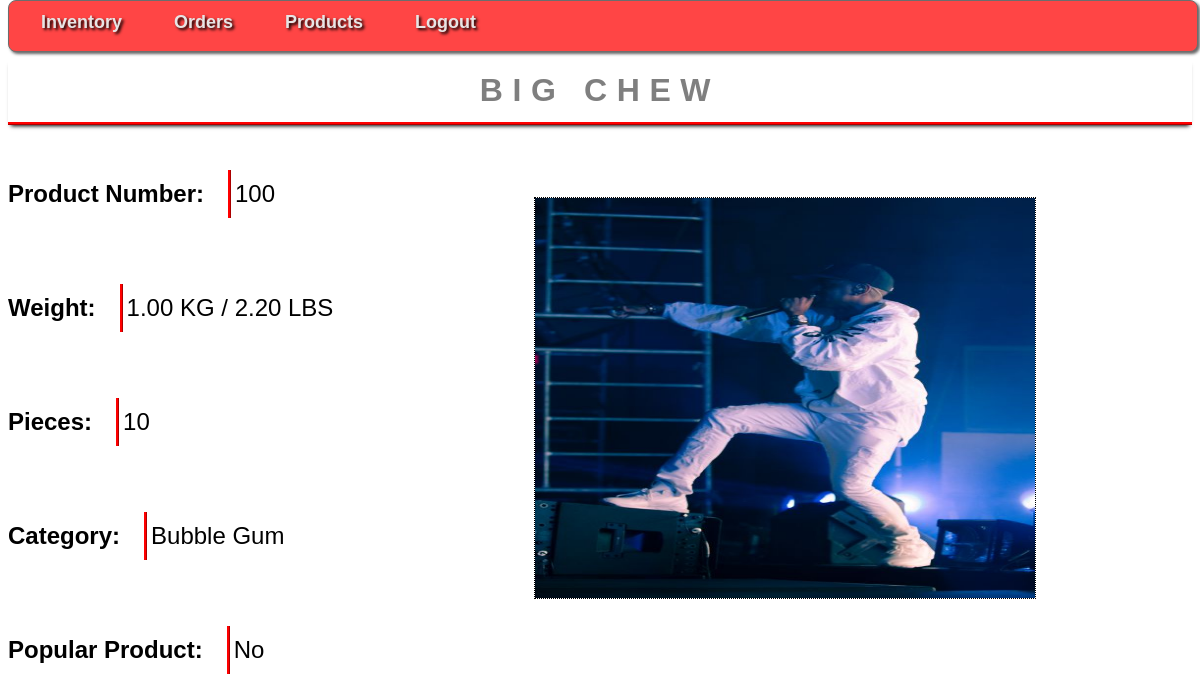
The page /tracker/product_details/100 (signed in) on the database its author committed.
### tracker/models.py (models this page shows, shortened)
class Product(models.Model):
    KG_TO_LBS_CONVERSION = 2.20462
    DEXTROSE = 'dex'
    GUM = 'gum'
    PANNED_SUGAR = 'psg'
    JAWBREAKER = 'jaw'
    CATEGORIES = ((DEXTROSE, 'Pressed Dextrose'),
                  (GUM, 'Bubble Gum'),
                  (PANNED_SUGAR, 'Panned Sugar'),
                  (JAWBREAKER, 'Jawbreaker'),)
    product_name = models.CharField(max_length=200)
    sm_lot_number = models.CharField(max_length=200)
    weight = models.DecimalField(max_digits=6, decimal_places=2)
    pieces = models.IntegerField()
    category = models.CharField(max_length=3,choices=CATEGORIES,default=DEXTROSE)
    popular = models.CharField(max_length=3,default='No')
    photo = models.FileField(upload_to=get_image_path, blank=True, null=True)
    def get_pounds(self):
        return "{0:.2f}".format(Product.KG_TO_LBS_CONVERSION * float(self.weight))

### tracker/views.py (the view)
# urls.py: url(r'^product_details/(?P<sm_lot_number>\d+)$', views.product_details, name='product_details'),
@login_required
@permission_required('tracker.add_product', raise_exception=True)
def product_details(request, sm_lot_number):
    product = Product.objects.get(sm_lot_number=sm_lot_number)
    return render(request, 'tracker/product_details.html', {'product': product,})

### tracker/templates/tracker/product_details.html (shortened to what this page needs)
{% load staticfiles %}
<link rel="stylesheet" href="{% static 'tracker/css/style.css' %}">
<head>
    <ul id="menu-bar">
        <li>
            <a href="{% url 'tracker:index' %}">
                Inventory
            </a>
        </li>
        <li>
            <a href="{% url 'tracker:view_orders' %}">
                Orders
            </a>
        </li>
        <li>
            <a href="{% url 'tracker:view_products' %}">
                Products
            </a>
        </li>
        <li>
            <a href="{% url 'tracker:log_out' %}">
                Logout
            </a>
        </li>
    </ul>
</head>
<body>
<h1>{{ product.product_name }}</h1>
<div id="product_info">
    <p id="sm_lot_number" class="p_product_details">Product Number: </p>
    <p class="p_product_details_value">{{ product.sm_lot_number }}</p><br /><br />
    <p id="weight" class="p_product_details">Weight: </p>
    <p class="p_product_details_value">{{ product.weight }} KG / {{ product.get_pounds }} LBS</p><br /><br />
    <p id="pieces" class="p_product_details">Pieces: </p>
    <p class="p_product_details_value">{{ product.pieces }}</p><br /><br />
    <p id="category" class="p_product_details">Category: </p>
    <p class="p_product_details_value">{{ product.get_category_display }}</p><br /><br />
    <p id="popular" class="p_product_details">Popular Product: </p>
    <p class="p_product_details_value">{{ product.popular }}</p>
</div>
<div id="product_photo_div">
    <img id="product_photo" src="{{ product.photo.url }}" id="photo"/>
</div>
</body>

### tracker/static/tracker/css/style.css (style rules this page uses)
#menu-bar { width: 98%; margin: 0px 0px 0px 0px; padding: 6px 6px 4px 6px; height: 40px; line-height: 100%; border-radius: 8px; -webkit-border-radius: 8px; -moz-border-radius: 8px; box-shadow: 2px 2px 3px #666666; -webkit-box-shadow: 2px 2px 3px #666666; -moz-box-shadow: 2px 2px 3px #666666; background: #FF4545; border: solid 1px #6D6D6D; position:relative; z-index:999; }
#menu-bar li { margin: 0px 0px 6px 0px; padding: 1px 6px 0px 6px; float: left; position: relative; list-style: none; }
#menu-bar a { font-weight: bold; font-family: arial; font-style: normal; font-size: 18px; color: #E7E5E5; text-decoration: none; display: block; padding: 6px 20px 6px 20px; margin: 0; margin-bottom: 6px; border-radius: 10px; -webkit-border-radius: 10px; -moz-border-radius: 10px; text-shadow: 2px 2px 3px #000000; }
#menu-bar:after { content: "."; display: block; clear: both; visibility: hidden; line-height: 0; height: 0; }
#menu-bar { display: inline-block; position: fixed; top: 0px; }
a:link { text-decoration: none; }
#product_info { display: inline-block; float: left; }
#product_photo_div { display: inline-block; }
#product_photo { display: block; margin: 10% 40%; width: 500px; height: 400px; }
p.p_product_details { font: 700 1.5em/2 'Lucida Grande', sans-serif; border-right: ridge #ff0000; display: inline-block; padding-right: 1em; }
p.p_product_details_value { font: 200 1.5em/2 'Lucida Grande', sans-serif; display: inline-block; }
#product_photo { border: 1px dotted black; }
h1 { font: 600 2em/2 'Raleway', sans-serif; color: rgba(0,0,0,.5); text-align: center; text-transform: uppercase; letter-spacing: .3em; width: 100%; border-bottom: ridge #ff0000; -webkit-box-shadow: 0 4px 4px -3px #000000; -moz-box-shadow: 0 4px 4px -3px #000000; box-shadow: 0 4px 4px -3px #000000; }
body { padding-top: 50px; }

### rows shown on the page
Product: product_name "BIG CHEW", sm_lot_number "100", weight "1.00", get_pounds "2.20", pieces "10", category "Bubble Gum", popular "No", photo (picture)
